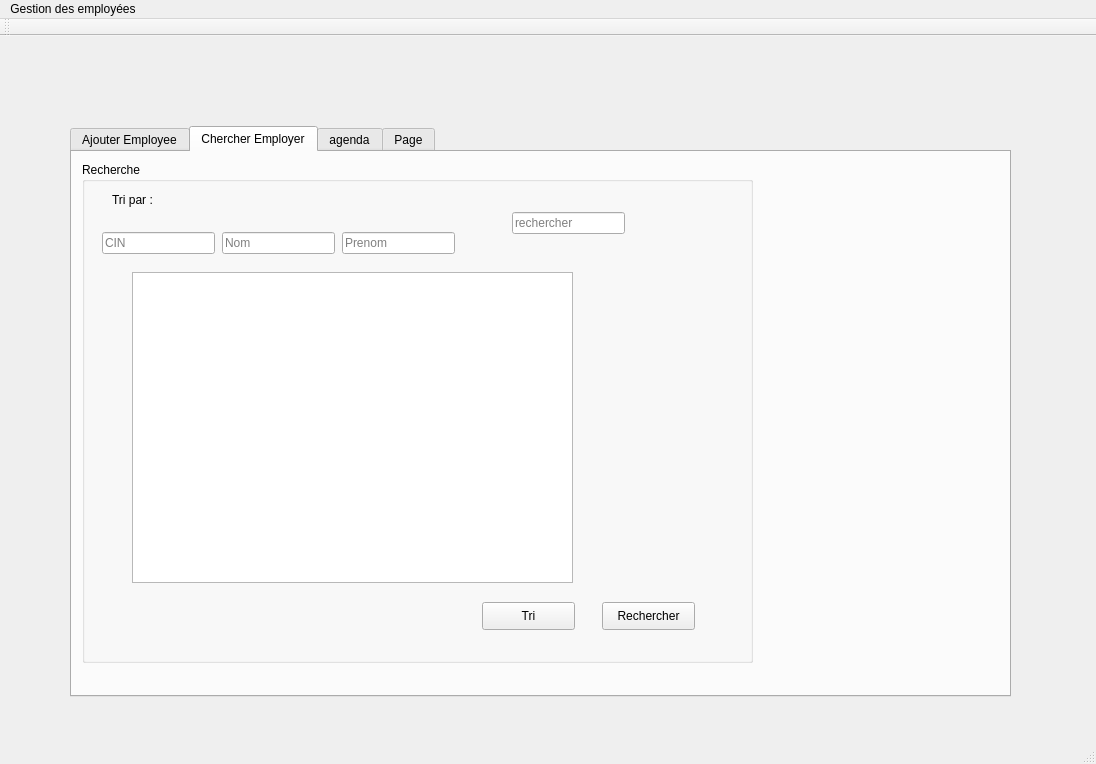
<?xml version="1.0" encoding="UTF-8"?>
<ui version="4.0">
 <class>MainWindow</class>
 <widget class="QMainWindow" name="MainWindow">
  <property name="geometry">
   <rect>
    <x>0</x>
    <y>0</y>
    <width>1096</width>
    <height>764</height>
   </rect>
  </property>
  <property name="windowTitle">
   <string>Gestion des Employés</string>
  </property>
  <widget class="QWidget" name="centralWidget">
   <widget class="QTabWidget" name="tab">
    <property name="geometry">
     <rect>
      <x>70</x>
      <y>90</y>
      <width>941</width>
      <height>571</height>
     </rect>
    </property>
    <property name="currentIndex">
     <number>1</number>
    </property>
    <widget class="QWidget" name="tab_cruds">
     <attribute name="title">
      <string>Ajouter Employee</string>
     </attribute>
     <widget class="QGroupBox" name="Ajoutmodification">
      <property name="geometry">
       <rect>
        <x>20</x>
        <y>10</y>
        <width>391</width>
        <height>391</height>
       </rect>
      </property>
      <property name="title">
       <string>Ajout</string>
      </property>
      <widget class="QLineEdit" name="lineEdit_Nom">
       <property name="geometry">
        <rect>
         <x>100</x>
         <y>80</y>
         <width>113</width>
         <height>22</height>
        </rect>
       </property>
      </widget>
      <widget class="QLineEdit" name="lineEdit_Prenom">
       <property name="geometry">
        <rect>
         <x>100</x>
         <y>130</y>
         <width>113</width>
         <height>22</height>
        </rect>
       </property>
      </widget>
      <widget class="QLabel" name="label">
       <property name="geometry">
        <rect>
         <x>20</x>
         <y>30</y>
         <width>56</width>
         <height>16</height>
        </rect>
       </property>
       <property name="text">
        <string>CIN</string>
       </property>
      </widget>
      <widget class="QLabel" name="label_2">
       <property name="geometry">
        <rect>
         <x>20</x>
         <y>80</y>
         <width>56</width>
         <height>16</height>
        </rect>
       </property>
       <property name="text">
        <string>Nom</string>
       </property>
      </widget>
      <widget class="QLabel" name="label_3">
       <property name="geometry">
        <rect>
         <x>10</x>
         <y>130</y>
         <width>56</width>
         <height>16</height>
        </rect>
       </property>
       <property name="text">
        <string>Prenom</string>
       </property>
      </widget>
      <widget class="QPushButton" name="pb_ajouter">
       <property name="geometry">
        <rect>
         <x>270</x>
         <y>230</y>
         <width>93</width>
         <height>28</height>
        </rect>
       </property>
       <property name="text">
        <string>Ajouter</string>
       </property>
      </widget>
      <widget class="QLabel" name="label_4">
       <property name="geometry">
        <rect>
         <x>20</x>
         <y>280</y>
         <width>56</width>
         <height>16</height>
        </rect>
       </property>
       <property name="text">
        <string>Function</string>
       </property>
      </widget>
      <widget class="QLabel" name="label_5">
       <property name="geometry">
        <rect>
         <x>20</x>
         <y>230</y>
         <width>56</width>
         <height>16</height>
        </rect>
       </property>
       <property name="text">
        <string>Phone</string>
       </property>
      </widget>
      <widget class="QLabel" name="label_6">
       <property name="geometry">
        <rect>
         <x>20</x>
         <y>180</y>
         <width>56</width>
         <height>16</height>
        </rect>
       </property>
       <property name="text">
        <string>Email</string>
       </property>
      </widget>
      <widget class="QLabel" name="label_7">
       <property name="geometry">
        <rect>
         <x>30</x>
         <y>330</y>
         <width>91</width>
         <height>21</height>
        </rect>
       </property>
       <property name="text">
        <string>Mdp</string>
       </property>
      </widget>
      <widget class="QLineEdit" name="lineEdit_Phone">
       <property name="geometry">
        <rect>
         <x>100</x>
         <y>180</y>
         <width>113</width>
         <height>22</height>
        </rect>
       </property>
      </widget>
      <widget class="QLineEdit" name="lineEdit_Function">
       <property name="geometry">
        <rect>
         <x>100</x>
         <y>280</y>
         <width>113</width>
         <height>22</height>
        </rect>
       </property>
      </widget>
      <widget class="QLineEdit" name="lineEdit_Email">
       <property name="geometry">
        <rect>
         <x>100</x>
         <y>230</y>
         <width>113</width>
         <height>22</height>
        </rect>
       </property>
      </widget>
      <widget class="QLineEdit" name="lineEdit_Mdp">
       <property name="geometry">
        <rect>
         <x>100</x>
         <y>330</y>
         <width>113</width>
         <height>22</height>
        </rect>
       </property>
      </widget>
      <widget class="QLineEdit" name="lineEdit_CIN">
       <property name="geometry">
        <rect>
         <x>100</x>
         <y>30</y>
         <width>113</width>
         <height>22</height>
        </rect>
       </property>
      </widget>
      <widget class="QPushButton" name="pb_modifier">
       <property name="geometry">
        <rect>
         <x>270</x>
         <y>270</y>
         <width>93</width>
         <height>28</height>
        </rect>
       </property>
       <property name="text">
        <string>Modifier</string>
       </property>
      </widget>
     </widget>
     <widget class="QGroupBox" name="suppression">
      <property name="geometry">
       <rect>
        <x>440</x>
        <y>380</y>
        <width>281</width>
        <height>151</height>
       </rect>
      </property>
      <property name="title">
       <string>Suppression</string>
      </property>
      <widget class="QLabel" name="label_8">
       <property name="geometry">
        <rect>
         <x>20</x>
         <y>50</y>
         <width>56</width>
         <height>16</height>
        </rect>
       </property>
       <property name="text">
        <string>CIN</string>
       </property>
      </widget>
      <widget class="QLineEdit" name="lineEdit_Supp">
       <property name="geometry">
        <rect>
         <x>90</x>
         <y>50</y>
         <width>113</width>
         <height>22</height>
        </rect>
       </property>
      </widget>
      <widget class="QPushButton" name="pb_supprimer">
       <property name="geometry">
        <rect>
         <x>160</x>
         <y>100</y>
         <width>93</width>
         <height>28</height>
        </rect>
       </property>
       <property name="text">
        <string>Supprimer</string>
       </property>
      </widget>
     </widget>
     <widget class="QGroupBox" name="affichage">
      <property name="geometry">
       <rect>
        <x>450</x>
        <y>20</y>
        <width>461</width>
        <height>321</height>
       </rect>
      </property>
      <property name="title">
       <string>Affichage</string>
      </property>
      <widget class="QTableView" name="tab_employee">
       <property name="geometry">
        <rect>
         <x>80</x>
         <y>20</y>
         <width>311</width>
         <height>281</height>
        </rect>
       </property>
      </widget>
     </widget>
    </widget>
    <widget class="QWidget" name="tri">
     <attribute name="title">
      <string>Chercher Employer</string>
     </attribute>
     <widget class="QGroupBox" name="recherche_tri">
      <property name="geometry">
       <rect>
        <x>10</x>
        <y>10</y>
        <width>671</width>
        <height>501</height>
       </rect>
      </property>
      <property name="title">
       <string>Recherche</string>
      </property>
      <widget class="QPushButton" name="pb_chercher">
       <property name="geometry">
        <rect>
         <x>520</x>
         <y>440</y>
         <width>93</width>
         <height>28</height>
        </rect>
       </property>
       <property name="text">
        <string>Rechercher</string>
       </property>
      </widget>
      <widget class="QTableView" name="tab_employee_2">
       <property name="geometry">
        <rect>
         <x>50</x>
         <y>110</y>
         <width>441</width>
         <height>311</height>
        </rect>
       </property>
      </widget>
      <widget class="QLineEdit" name="lineEdit_rechercher">
       <property name="geometry">
        <rect>
         <x>430</x>
         <y>50</y>
         <width>113</width>
         <height>22</height>
        </rect>
       </property>
       <property name="placeholderText">
        <string>rechercher</string>
       </property>
      </widget>
      <widget class="QPushButton" name="pb_tri">
       <property name="geometry">
        <rect>
         <x>400</x>
         <y>440</y>
         <width>93</width>
         <height>28</height>
        </rect>
       </property>
       <property name="text">
        <string>Tri</string>
       </property>
      </widget>
      <widget class="QLineEdit" name="tri_CIN">
       <property name="geometry">
        <rect>
         <x>20</x>
         <y>70</y>
         <width>113</width>
         <height>22</height>
        </rect>
       </property>
       <property name="placeholderText">
        <string>CIN</string>
       </property>
      </widget>
      <widget class="QLineEdit" name="tri_nom">
       <property name="geometry">
        <rect>
         <x>140</x>
         <y>70</y>
         <width>113</width>
         <height>22</height>
        </rect>
       </property>
       <property name="placeholderText">
        <string>Nom</string>
       </property>
      </widget>
      <widget class="QLineEdit" name="tri_prenom">
       <property name="geometry">
        <rect>
         <x>260</x>
         <y>70</y>
         <width>113</width>
         <height>22</height>
        </rect>
       </property>
       <property name="placeholderText">
        <string>Prenom</string>
       </property>
      </widget>
      <widget class="QLabel" name="tri_2">
       <property name="geometry">
        <rect>
         <x>30</x>
         <y>30</y>
         <width>56</width>
         <height>16</height>
        </rect>
       </property>
       <property name="text">
        <string>Tri par :</string>
       </property>
      </widget>
     </widget>
    </widget>
    <widget class="QWidget" name="tab_3">
     <attribute name="title">
      <string>agenda</string>
     </attribute>
    </widget>
    <widget class="QWidget" name="tab_4">
     <attribute name="title">
      <string>Page</string>
     </attribute>
    </widget>
   </widget>
  </widget>
  <widget class="QMenuBar" name="menuBar">
   <property name="geometry">
    <rect>
     <x>0</x>
     <y>0</y>
     <width>1096</width>
     <height>26</height>
    </rect>
   </property>
   <widget class="QMenu" name="menuGestion_des_employ_es">
    <property name="title">
     <string>Gestion des employées</string>
    </property>
   </widget>
   <addaction name="menuGestion_des_employ_es"/>
  </widget>
  <widget class="QToolBar" name="mainToolBar">
   <attribute name="toolBarArea">
    <enum>TopToolBarArea</enum>
   </attribute>
   <attribute name="toolBarBreak">
    <bool>false</bool>
   </attribute>
  </widget>
  <widget class="QStatusBar" name="statusBar"/>
 </widget>
 <layoutdefault spacing="6" margin="11"/>
 <resources/>
 <connections/>
</ui>
